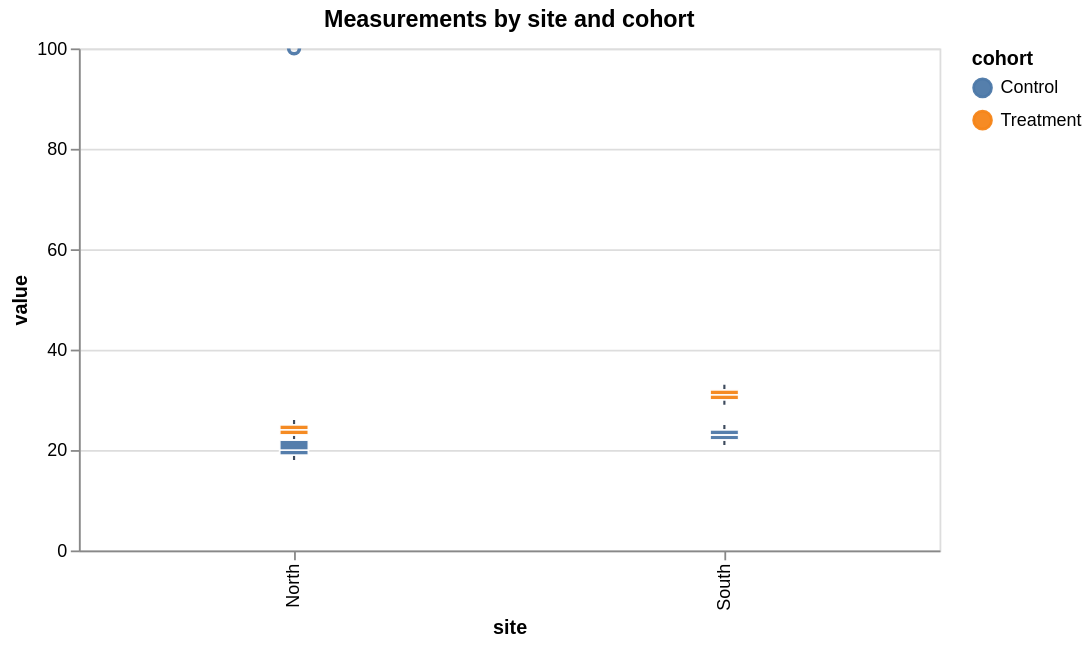

Source (Vega-Lite JSON):
### Vega-Lite specification from a JSON file in a GitHub repository (floating-point values rounded to 4 significant figures)
{"$schema": "https://vega.github.io/schema/vega-lite/v6.json", "width": 480, "height": 280, "title": "Measurements by site and cohort", "mark": {"type": "boxplot", "size": 16, "opacity": 0.95, "clip": true, "box": {"stroke": "#ffffff", "strokeWidth": 1}, "median": {"color": "#ffffff"}, "outliers": {"color": "#c2410c", "size": 36}, "rule": {"color": "#334155", "strokeWidth": 1.2}, "ticks": false}, "data": {"values": [{"site": "North", "cohort": "Control", "value": 18}, {"site": "North", "cohort": "Control", "value": 19}, {"site": "North", "cohort": "Control", "value": 20}, {"site": "North", "cohort": "Control", "value": 22}, {"site": "North", "cohort": "Control", "value": 100}, {"site": "North", "cohort": "Treatment", "value": 22}, {"site": "North", "cohort": "Treatment", "value": 23}, {"site": "North", "cohort": "Treatment", "value": 24}, {"site": "North", "cohort": "Treatment", "value": 25}, {"site": "North", "cohort": "Treatment", "value": 26}, {"site": "South", "cohort": "Control", "value": 21}, {"site": "South", "cohort": "Control", "value": 22}, {"site": "South", "cohort": "Control", "value": 23}, {"site": "South", "cohort": "Control", "value": 24}, {"site": "South", "cohort": "Control", "value": 25}, {"site": "South", "cohort": "Treatment", "value": 29}, {"site": "South", "cohort": "Treatment", "value": 30}, {"site": "South", "cohort": "Treatment", "value": 31}, {"site": "South", "cohort": "Treatment", "value": 32}, {"site": "South", "cohort": "Treatment", "value": 33}]}, "encoding": {"x": {"field": "site", "type": "nominal"}, "y": {"field": "value", "type": "quantitative"}, "color": {"field": "cohort", "type": "nominal"}}}
